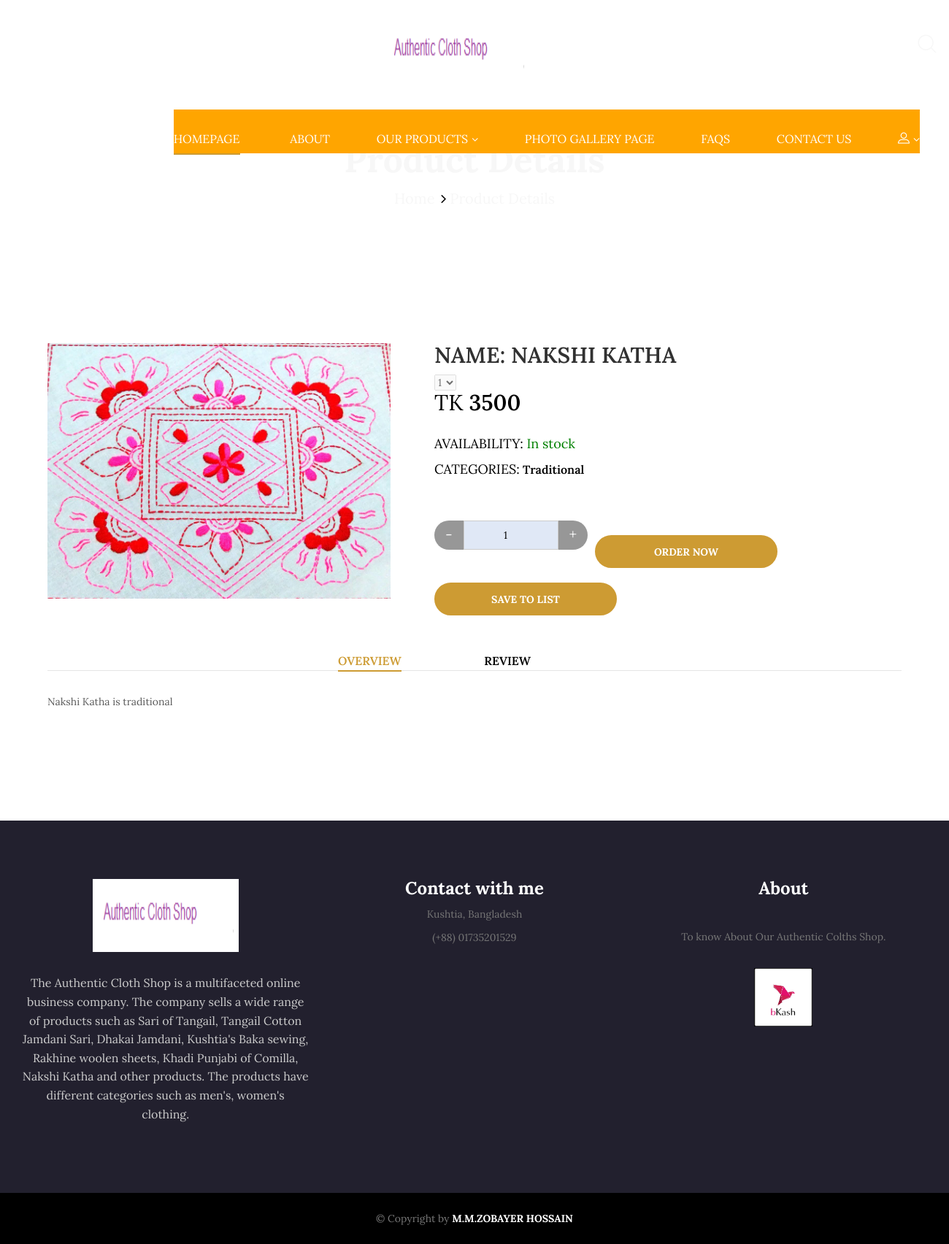
The page /details.php?pdId=66 on the database its author committed.
### tables this page shows
CREATE TABLE `product` (
  `id` int(11) NOT NULL,
  `productName` varchar(255) NOT NULL,
  `cat_id` int(11) NOT NULL,
  `colorName` varchar(255) DEFAULT NULL,
  `cityName` varchar(255) DEFAULT NULL,
  `size` varchar(255) DEFAULT NULL,
  `body` text NOT NULL,
  `price` float NOT NULL,
  `qty` int(11) NOT NULL DEFAULT 1,
  `image` varchar(255) DEFAULT NULL,
  `status` varchar(200) NOT NULL
);

CREATE TABLE `category` (
  `catId` int(11) NOT NULL,
  `catName` varchar(255) NOT NULL
);

### lib/Database.php (called while the page is built, shortened)
<?php
Class Database{
 public $host   = DB_HOST;
 public $user   = DB_USER;
 public $pass   = DB_PASS;
 public $dbname = DB_NAME;
 public $link;
private function connectDB(){
 $this->link = new mysqli($this->host, $this->user, $this->pass,
  $this->dbname);
 }
public function select($query){
  $result = $this->link->query($query) or
   die($this->link->error.__LINE__);
  if($result->num_rows > 0){
    return $result;
  } else {
    return false;
  }
 }
}
?>

### classes/Product.php (called while the page is built, shortened)
<?php
$filepath=realpath(dirname(__FILE__));
include_once ($filepath.'/../lib/Database.php');
 ?>
<?php
class Product{
	private $db;
	public function __construct(){
		$this->db=new Database();
	}
	public function product_rating($id)
	{
		$query="SELECT AVG(rating.rating) avg FROM rating WHERE product_id=$id";
	 	$result=$this->db->select($query);
	 	return $result;
	}
	public function getSingleProduct($id){
		$idd=(int)$id;
	$query="select p.*,c.catName
	from product as p,category as c
	where p.cat_id=c.catId and p.id=$idd";
 	$result=$this->db->select($query);
 	return $result;
	}
}
 ?>

### details.php (the view, shortened to what this page needs)
<?php include_once("inc/header.php"); ?>
<?php
if (!isset($_GET['pdId'])||$_GET['pdId']==NULL ||$_GET['pdId']!=$_GET['pdId']) {
    echo "<script>window.location = '404.php';</script>";
}else{
    $id=preg_replace('/[^-a-zA-Z0-9_]/', '', $_GET['pdId']);
}
 ?>
<div  class="ps-hero bg--cover" data-background="admin/upload/back.jpg">
        <div class="ps-hero__content">
            <h1 style="color: #f7f7f7;"> Product Details</h1>
            <div class="ps-breadcrumb">
                <ol class="breadcrumb">
                    <li><a href="index.php" style="color: #f7f7f7; font-size: 20px;">Home</a></li>
                    <li class="active" style="color: #f7f7f7; font-size: 20px;">Product Details</li>
                </ol>
            </div>
        </div>
    </div>
    <main class="ps-main">
        <div class="ps-container">
            <div class="ps-product--detail">
            	<?php
				$getPd=$pd->getSingleProduct($id);
				if ($getPd) {
					while ($result=$getPd->fetch_assoc()) {
				 ?>
                <div class="row">
                    <div class="col-lg-5 col-md-6 col-sm-12 col-xs-12 ">
                        <div class="ps-product__thumbnail">
                            <div class="ps-product__image">
                                <div class="item"><a href="admin/<?php echo($result['image']);?>"><img height="350" src="admin/<?php echo($result['image']) ;?>" alt=""></a></div>
                            </div>
                        </div>
                    </div>
                    <div class="col-lg-7 col-md-6 col-sm-12 col-xs-12 ">
                        <div class="ps-product__info">
                            <h1 class="text-uppercase">Name: <?php echo($result['productName']);?></h1>
                            <div class="ps-product__rating">
                               <?php
                               $getrt=$pd->product_rating($result['id']);
                                $re=$getrt->fetch_assoc();
                                $rating=$re['avg'];
                               ?>
                            <select class="ps-rating" disabled>
                             <?php
                             for ($i=1; $i <=5 ; $i++) {
                               if ($i<=$rating) {
                              ?>
                                <option value="1" ><?php echo($re['avg']); ?></option>
                                <?php
                              }else{
                                 ?>
                                <option value="<?php echo($i); ?>" ><?php echo($i); ?></option>
                                <?php }} ?>
                            </select>
                            </div>
                            <h3 class="ps-product__price"> <span>TK  </span><?php echo($result['price']);?></h3>
                            <div class="ps-product__status">
                                <h5>Availability: <span>
                                 <?php
                                 if ($result['qty']>=1) {
                                 	echo('<span style="color: green;">In stock</span>');
                                 }else{
                                 	echo('<span style="color: red;">Out of stock</span>');
                                 }
                                ?></span></h5>
                                <h5>CATEGORIES:<a href="productbycat.php?catId=<?php echo($result['cat_id']) ;?>"> <?php echo($result['catName']);?></a></h5>
                            </div>
                            <div class="ps-product__shopping">
                                <form class="ps-form--shopping" action="" method="post">
                                    <div class="form-group--number">
                                        <button class="minus"><span></span>-</button>
                                        <input class="form-control" type="number" min="1" max="10" value="1" name="qty">
                                        <button class="plus"><span></span>+</button>
                                    </div>
                                 <div class="ps-product__sharing">
                            	<button class="ps-btn ps-btn--yellow" name="submit">Order Now</button>
                            	</div>
                                </form>
                            </div>
                            <div class="ps-product__sharing">
                        <form action="" method="post">
                            <input class="ps-btn ps-btn--yellow" type="submit" class="buysubmit" name="whishlist" value="Save to list"/>
                     </form
                            </div>
                            </div>
                         </div>
                    </div>
                </div>
                <div class="ps-product__content">
                    <ul class="tab-list" role="tablist">
                        <li class="active"><a href="#tab_01" aria-controls="tab_01" role="tab" data-toggle="tab">Overview</a></li>
                        <li><a href="#tab_02" aria-controls="tab_02" role="tab" data-toggle="tab">Review</a></li>
                    </ul>
                </div>
                <div class="tab-content">
                    <div class="tab-pane active" role="tabpanel" id="tab_01">
                    	<p><?php echo($result['body']) ?></p>
                    </div>
                    <?php }}else{echo('product not found');} ?>
                </div>
            </div>
        </div>
    </main>
<?php include("inc/footer.php"); ?>

### inc/header.php (style rules this page uses)
.form-control { background-color: #e0e8f6 !important; }

### rows shown on the page
product: image (picture), productName "NAKSHI KATHA", price "3500", qty "In stock", category.catName "Traditional", body "Nakshi Katha is traditional"

### other values the page prints
form field value "1"
